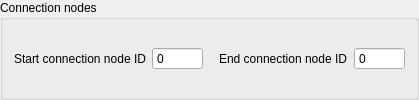
            <widget class="QGroupBox" name="grp_conn_node">
             <property name="locale">
              <locale language="English" country="UnitedStates"/>
             </property>
             <property name="inputMethodHints">
              <set>Qt::ImhNone</set>
             </property>
             <property name="title">
              <string>Connection nodes</string>
             </property>
             <layout class="QGridLayout" name="gridLayout_6">
              <item row="0" column="1">
               <widget class="QSpinBox" name="connection_node_start_id">
                <property name="sizePolicy">
                 <sizepolicy hsizetype="Expanding" vsizetype="Fixed">
                  <horstretch>0</horstretch>
                  <verstretch>0</verstretch>
                 </sizepolicy>
                </property>
                <property name="locale">
                 <locale language="English" country="UnitedStates"/>
                </property>
                <property name="inputMethodHints">
                 <set>Qt::ImhNone</set>
                </property>
                <property name="readOnly">
                 <bool>true</bool>
                </property>
                <property name="buttonSymbols">
                 <enum>QAbstractSpinBox::NoButtons</enum>
                </property>
                <property name="maximum">
                 <number>999999999</number>
                </property>
                <property name="clearValue" stdset="0">
                 <bool>true</bool>
                </property>
                <property name="expressionsEnabled" stdset="0">
                 <bool>false</bool>
                </property>
               </widget>
              </item>
              <item row="0" column="0">
               <widget class="QLabel" name="label_18">
                <property name="locale">
                 <locale language="English" country="UnitedStates"/>
                </property>
                <property name="inputMethodHints">
                 <set>Qt::ImhNone</set>
                </property>
                <property name="text">
                 <string>Start connection node ID</string>
                </property>
                <property name="alignment">
                 <set>Qt::AlignLeading|Qt::AlignLeft|Qt::AlignVCenter</set>
                </property>
               </widget>
              </item>
              <item row="0" column="3">
               <widget class="QSpinBox" name="connection_node_end_id">
                <property name="sizePolicy">
                 <sizepolicy hsizetype="Expanding" vsizetype="Fixed">
                  <horstretch>0</horstretch>
                  <verstretch>0</verstretch>
                 </sizepolicy>
                </property>
                <property name="locale">
                 <locale language="English" country="UnitedStates"/>
                </property>
                <property name="inputMethodHints">
                 <set>Qt::ImhNone</set>
                </property>
                <property name="readOnly">
                 <bool>true</bool>
                </property>
                <property name="buttonSymbols">
                 <enum>QAbstractSpinBox::NoButtons</enum>
                </property>
                <property name="maximum">
                 <number>999999999</number>
                </property>
                <property name="clearValue" stdset="0">
                 <bool>true</bool>
                </property>
                <property name="expressionsEnabled" stdset="0">
                 <bool>false</bool>
                </property>
               </widget>
              </item>
              <item row="0" column="2">
               <widget class="QLabel" name="label_19">
                <property name="locale">
                 <locale language="English" country="UnitedStates"/>
                </property>
                <property name="inputMethodHints">
                 <set>Qt::ImhNone</set>
                </property>
                <property name="text">
                 <string>End connection node ID</string>
                </property>
                <property name="alignment">
                 <set>Qt::AlignLeading|Qt::AlignLeft|Qt::AlignVCenter</set>
                </property>
                <property name="indent">
                 <number>10</number>
                </property>
               </widget>
              </item>
             </layout>
            </widget>
